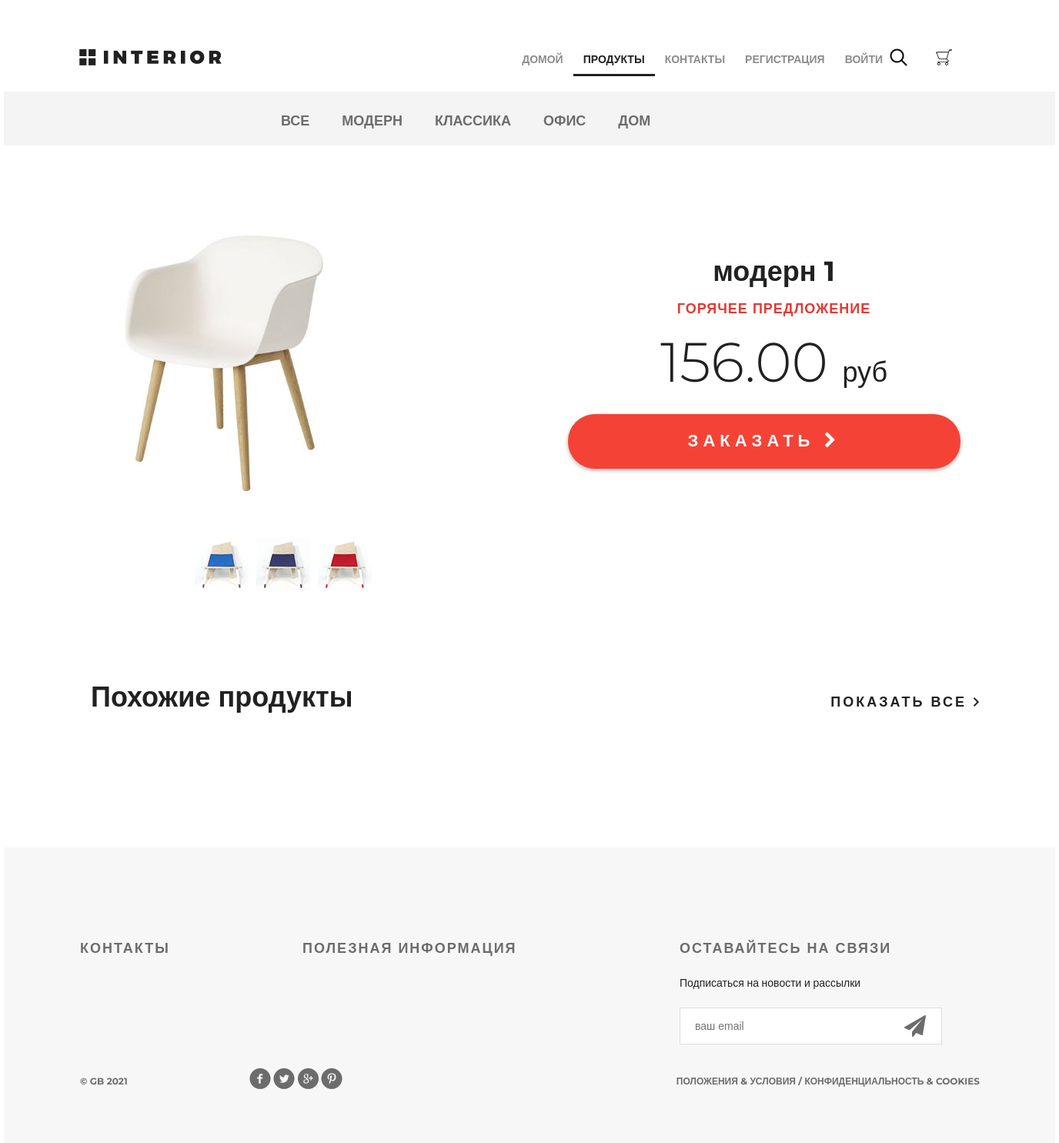
Screenshot of /products/ with the database file from the repository.
### mainapp/models.py (models this page shows, shortened)
class ProductCategory(models.Model):
    name = models.CharField(max_length=64, unique=True, verbose_name='название')
    description = models.TextField(verbose_name='описание')
    is_active = models.BooleanField(default=True)
    class Meta:
        verbose_name = 'категория'
        verbose_name_plural = 'категории'
        ordering = ('-id',)

class Product(models.Model):
    category = models.ForeignKey(ProductCategory, on_delete=models.CASCADE, verbose_name='категория')
    name = models.CharField(max_length=128, verbose_name='название')
    image = models.ImageField(upload_to='products', blank=True, verbose_name='картинка')
    short_desc = models.CharField(max_length=255, verbose_name='краткое описание')
    description = models.TextField(verbose_name='описание')
    price = models.DecimalField(decimal_places=2, max_digits=10, default=0, verbose_name='цена')
    quantity = models.PositiveSmallIntegerField(default=0, verbose_name='количество')
    is_active = models.BooleanField(default=True)

### mainapp/views.py (the view, shortened to what this page needs)
# urls.py: path('products/', include('mainapp.urls', namespace='products')),
def products(request, pk=None, page=1):
    links_menu = ProductCategory.objects.all
    hot_product = get_hot_product()
    same_products = get_same_products(hot_product)
    context = {
        'links_menu': links_menu,
        'title': 'Продукты',
        'hot_product': hot_product,
        'same_products': same_products,
    }
    return render(request, 'mainapp/products.html', context=context)

### mainapp/context_processors.py (called while the page is built)
def basket(request):
    basket_items = []
    if request.user.is_authenticated:
        basket_items = Basket.objects.filter(user=request.user)
    return {
        'basket': basket_items
    }

### mainapp/views.py (called while the page is built)
def get_hot_product():
    return random.sample(list(Product.objects.all()), 1)[0]

def get_same_products(hot_product):
    products_list = Product.objects.filter(category=hot_product.category).exclude(pk=hot_product.pk)[:3]
    return products_list

### mainapp/templates/mainapp/products.html (shortened to what this page needs)
{% extends 'mainapp/base.html' %}
{% load static %}
{% block menu %}
    <div class="hero-white">
        <div class="header clearfix">
            {% include 'mainapp/includes/inc_main_menu.html' %}
        </div>
    </div>
{% endblock %}
{% block content %}
    <div class="details">
        <div class="links clearfix">
            {% include 'mainapp/includes/inc_categories_menu.html' %}
        </div>
        <div class="details-products">
            <div class="details-slider">
                <div class="slider-product">
                    <img src="/media/{{ hot_product.image }}">
                </div>
                <div class="slider-control">
                    <div class="block">
                        <a href="#"><img src="{% static 'img/controll.jpg' %}" alt="">
                        </a>
                    </div>
                    <div class="block">
                        <a href="#"><img src="{% static 'img/controll1.jpg' %}" alt="">
                        </a>
                    </div>
                    <div class="block">
                        <a href="#"><img src="{% static 'img/controll2.jpg' %}" alt="">
                        </a>
                    </div>
                </div>
            </div>
            <div class="description">
                <h3 class="big-bold">{{ hot_product.name }}</h3>
                <h3 class="red">горячее предложение</h3>
                <p class="price"> {{ hot_product.price|floatformat:2 }} <span>руб</span></p>
                <a href="{% url 'basket:add' hot_product.pk %}" class="red-button">
                    заказать <i class="fa fa-chevron-right" aria-hidden="true"></i>
                </a>
            </div>
        </div>
        <div class="related">
            <div class="title clearfix">
                <h2>Похожие продукты</h2>
                <a class="explore" href="#">показать все <img src="{% static 'img/arrow.png' %}" alt=""></a>
            </div>
        </div>
    </div>
{% endblock %}

### mainapp/templates/mainapp/includes/inc_categories_menu.html (shortened to what this page needs)
<ul class="links-menu">
    <li><a href="{% url 'products:category' 0 %}">Все</a> </li>
    {% for link_item in links_menu %}
        <li><a
                href="{% url 'products:category' link_item.pk %}"
        >{{ link_item.name }}</a></li>
    {% endfor %}
</ul>

### static/css/style.css (style rules this page uses)
* { margin: 0; padding: 0; }
body { font-family: 'Montserrat', sans-serif; }
html, body { height: 100%; }
.slider-control .block a img { width: 70px; }
.clearfix:after { content: ""; display: block; clear: both; }
.explore { text-transform: uppercase; color: #212121; font-size: 18px; font-weight: 700; line-height: 24px; text-align: center; float: right; margin-top: 138px; letter-spacing: 3px; text-decoration: none; }
.big-bold { color: #212121; font-size: 36px; font-weight: 700; text-align: left; margin-bottom: 24px; line-height: 36px; }
.title { height: 152px; margin-right: 15px; }
.title h2 { float: left; margin-top: 118px; color: #212121; font-size: 36px; font-weight: 700; text-align: left; margin-left: 15px; }
.red { text-transform: uppercase; color: #e53935; font-size: 18px; font-weight: 700; text-align: left; letter-spacing: 1px; line-height: 17px; margin-bottom: 22px; }
.hero-white { background-color: #fff; height: 119px; padding-left: 98px; padding-right: 211px; position: relative; }
.links { height: 70px; background-color: #f4f4f4; position: relative; padding-left: 360px; }
.links-menu { margin: 27px auto 0px; position: absolute; }
.links-menu li { float: left; list-style-type: none; padding-right: 42px; }
.links-menu li a { text-decoration: none; color: #6c6c6c; font-size: 18px; font-weight: 700; text-transform: uppercase; }
.details-products { padding-left: 98px; padding-right: 98px; margin-top: 98px; height: 551px; }
.details-slider { width: 570px; float: left; margin-right: 30px; }
.slider-product { width: 570px; height: 400px; }
.slider-control { width: 420px; height: 70px; margin: 11px auto 0px; padding-left: 150px }
.slider-control .block { height: 70px; width: 70px; position: relative; float: left; margin-right: 10px; }
.description { width: 535px; float: right; padding-left: 35px }
.description .big-bold { color: #212121; font-size: 36px; font-weight: 700; text-align: center; margin-top: 47px; margin-bottom: 0px; }
.description .red { text-transform: uppercase; color: #e53935; font-size: 18px; font-weight: 700; text-align: center; letter-spacing: 1px; line-height: 17px; margin-top: 23px; margin-bottom: 36px; }
.description .price { color: #212121; font-size: 72px; font-weight: 300; line-height: 48px; text-align: center; }
.description .price span { color: #212121; font-size: 36px; font-weight: 300; line-height: 48px; text-align: center; }
.red-button { display: block; height: 71px; width: 510px; border-radius: 35px; background-color: #f44336; text-align: center; text-transform: uppercase; text-decoration: none; color: #ffffff; font-size: 22px; font-weight: 700; line-height: 24px; box-shadow: 0px 2px 4.85px 0.15px rgba(33, 33, 33, 0.35); line-height: 70px; letter-spacing: 6px; margin-top: 31px; }
.related { padding: 0px 98px; }
.related .title { height: 143px; margin-right: 0; }
.related .title h2 { margin-top: 45px; }
.related .title .explore { margin-top: 62px; }

### rows the page displays
ProductCategory: name "МОДЕРН"
ProductCategory: name "КЛАССИКА"
ProductCategory: name "ОФИС"
ProductCategory: name "ДОМ"
Product: image (picture), name "модерн 1", price "156.00"
